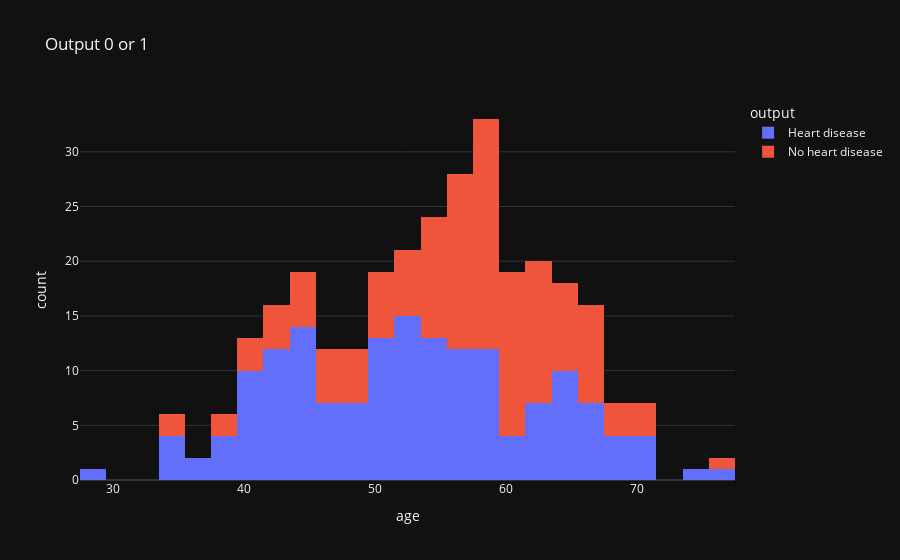
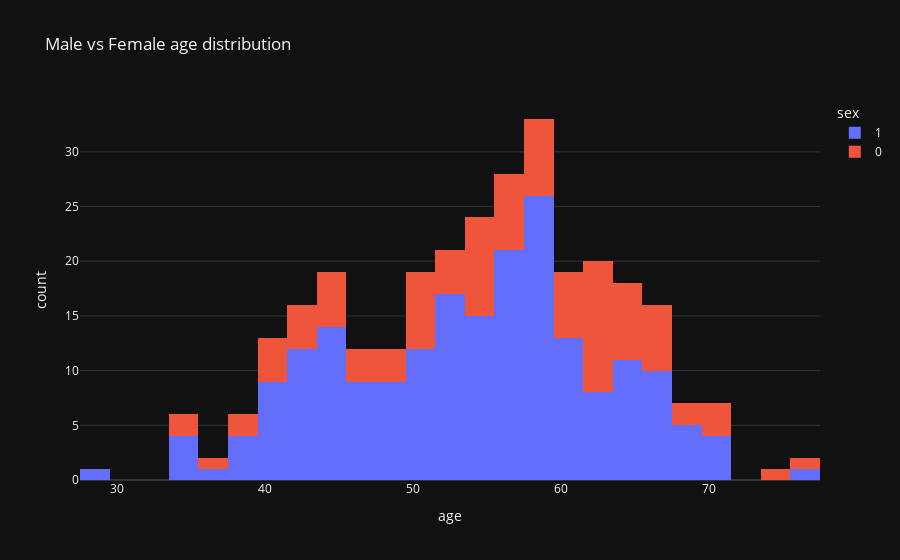

The notebook cell saved with these charts, in order:
### Markdown cell above
**Multivariate Analysis**
   <br> - according to the heatmap, there are few features that have a fairly large positive correlation with output, 
   <br>such as cp, thalachh, and slp.
    <br>- according to the heatmap, there are few features that have a fairly large negative correlation with output,
    <br>such as exng, oldpeak, and caa.

### Code cell
#Distribution plots
plt.figure(figsize=(20,6))
sns.distplot(df_hrt["age"],color="green",bins="auto")
plt.title("Total age distribution")
plt.show()

ax= px.histogram(df_hrt,x= "age", template= "plotly_dark",color= "output",title='Output 0 or 1')
ax.show()

ax= px.histogram(df_hrt,x= "age", template= "plotly_dark",color= "sex",title='Male vs Female age distribution')
ax.show()

### Figure 1 — Plotly figure (JSON) as saved in the notebook; plotly's stock layout.template omitted (floating-point values rounded to 4 significant figures; data arrays with more than 128 entries replaced by an {"elided": "..."} marker saying what was removed)
{"data": [{"alignmentgroup": "True", "bingroup": "x", "hovertemplate": "output=Heart disease<br>age=%{x}<br>count=%{y}<extra></extra>", "legendgroup": "Heart disease", "marker": {"color": "#636efa"}, "name": "Heart disease", "offsetgroup": "Heart disease", "orientation": "v", "showlegend": true, "type": "histogram", "x": {"elided": "164 int values"}, "xaxis": "x", "yaxis": "y"}, {"alignmentgroup": "True", "bingroup": "x", "hovertemplate": "output=No heart disease<br>age=%{x}<br>count=%{y}<extra></extra>", "legendgroup": "No heart disease", "marker": {"color": "#EF553B"}, "name": "No heart disease", "offsetgroup": "No heart disease", "orientation": "v", "showlegend": true, "type": "histogram", "x": {"elided": "138 int values"}, "xaxis": "x", "yaxis": "y"}], "layout": {"barmode": "relative", "legend": {"title": {"text": "output"}, "tracegroupgap": 0}, "title": {"text": "Output 0 or 1"}, "xaxis": {"anchor": "y", "domain": [0, 1], "title": {"text": "age"}}, "yaxis": {"anchor": "x", "domain": [0, 1], "title": {"text": "count"}}}}

### Figure 2 — Plotly figure (JSON) as saved in the notebook; plotly's stock layout.template omitted (floating-point values rounded to 4 significant figures; data arrays with more than 128 entries replaced by an {"elided": "..."} marker saying what was removed)
{"data": [{"alignmentgroup": "True", "bingroup": "x", "hovertemplate": "sex=1<br>age=%{x}<br>count=%{y}<extra></extra>", "legendgroup": "1", "marker": {"color": "#636efa"}, "name": "1", "offsetgroup": "1", "orientation": "v", "showlegend": true, "type": "histogram", "x": {"elided": "206 int values"}, "xaxis": "x", "yaxis": "y"}, {"alignmentgroup": "True", "bingroup": "x", "hovertemplate": "sex=0<br>age=%{x}<br>count=%{y}<extra></extra>", "legendgroup": "0", "marker": {"color": "#EF553B"}, "name": "0", "offsetgroup": "0", "orientation": "v", "showlegend": true, "type": "histogram", "x": [41, 57, 56, 48, 58, 50, 58, 66, 69, 71, 65, 41, 46, 54, 65, 65, 51, 53, 53, 53, 51, 44, 63, 57, 71, 35, 45, 62, 43, 55, 60, 42, 67, 54, 58, 54, 45, 62, 63, 68, 45, 50, 50, 64, 64, 37, 46, 46, 64, 41, 54, 39, 34, 67, 52, 74, 54, 49, 41, 49, 60, 51, 42, 67, 76, 44, 60, 71, 66, 39, 58, 55, 62, 65, 61, 51, 62, 60, 61, 43, 62, 63, 56, 59, 56, 62, 62, 66, 63, 55, 58, 55, 58, 63, 57, 57], "xaxis": "x", "yaxis": "y"}], "layout": {"barmode": "relative", "legend": {"title": {"text": "sex"}, "tracegroupgap": 0}, "title": {"text": "Male vs Female age distribution"}, "xaxis": {"anchor": "y", "domain": [0, 1], "title": {"text": "age"}}, "yaxis": {"anchor": "x", "domain": [0, 1], "title": {"text": "count"}}}}
